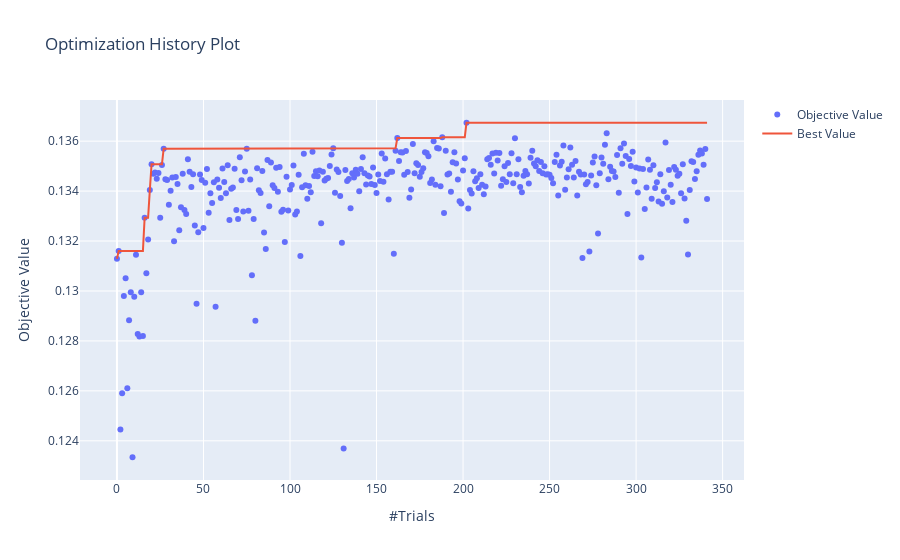

The notebook cell saved with this chart:
### Code cell
plot_optimization_history(study)

### Figure 1 — Plotly figure (JSON) as saved in the notebook; plotly's stock layout.template omitted (floating-point values rounded to 4 significant figures; data arrays with more than 128 entries replaced by an {"elided": "..."} marker saying what was removed)
{"data": [{"mode": "markers", "name": "Objective Value", "type": "scatter", "x": {"elided": "342 int values"}, "y": {"elided": "342 float values"}}, {"name": "Best Value", "type": "scatter", "x": {"elided": "342 int values"}, "y": {"elided": "342 float values"}}], "layout": {"autosize": true, "title": {"text": "Optimization History Plot"}, "xaxis": {"autorange": true, "range": [-20.93, 361.9], "title": {"text": "#Trials"}, "type": "linear"}, "yaxis": {"autorange": true, "range": [0.1222, 0.1378], "title": {"text": "Objective Value"}, "type": "linear"}}}
